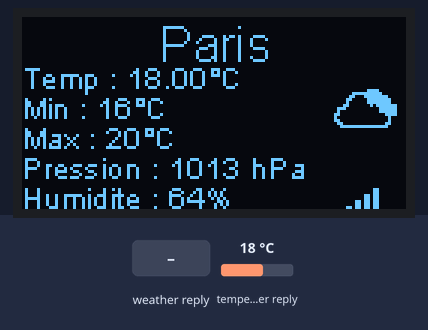
Bench run of a sketch on a simulated ESP32. Shown: 128×64 one-colour display. The test bench sets the inputs (shaded band); at power-on: temperature in the weather reply 18 °C. WiFi joins after 1.5 s; servers stay silent unless stated; EEPROM starts erased; web services answer with replies made up by the test bench; what the sketch prints to the serial monitor is not drawn.

Above: at 6.7 s.
6.8 s: temperature in the weather reply set to -14 °C
At 16.7 s:
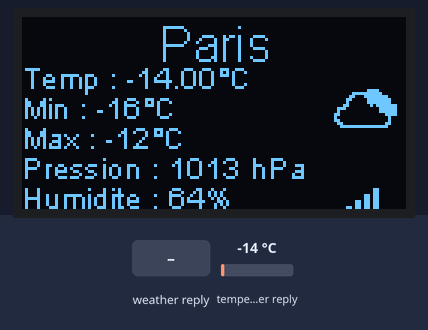
17.5 s: weather in the web reply set to Clear
At 27.4 s:
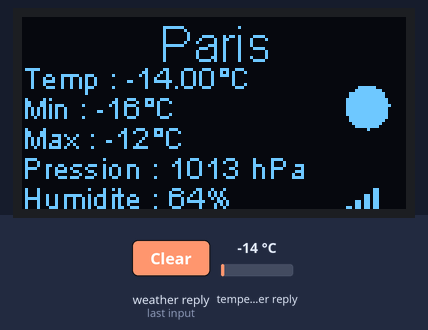
27.7 s: weather in the web reply set to Rain
At 37.1 s:
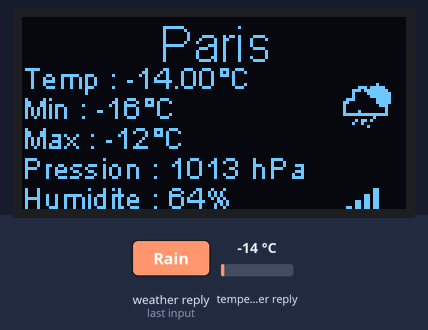
37.9 s: temperature in the weather reply set to 14 °C
At 47.8 s:
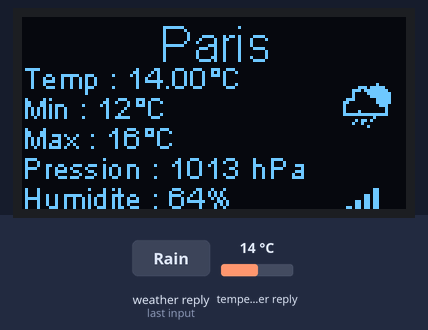
48.1 s: weather in the web reply set to Snow
At 57.4 s:
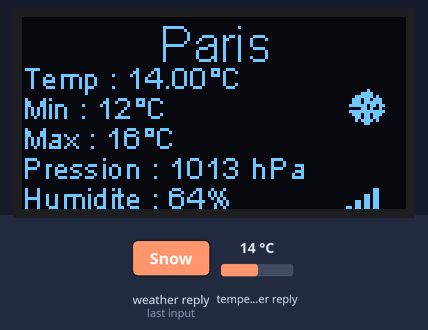
58.3 s: weather in the web reply set to Thunderstorm
At 69.0 s:
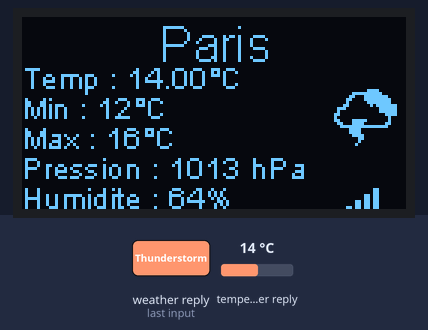
Timing chart, 0 to 70.5 s (numbered marks = the images above; inputs shaded):
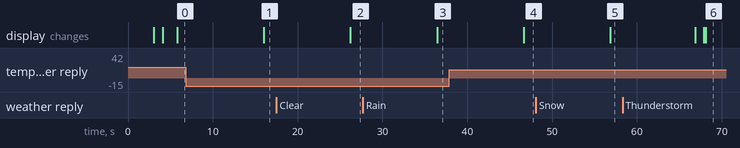

The sketch:

esp32-oled-weather-station.ino
```cpp
#include <ArduinoJson.h>
#include "WiFiProv.h"
#include "WiFi.h"
#include <Preferences.h>
#include <HTTPClient.h>
#include "images.h"
#include "heltec.h"

const char *pop = "abcd1234";           // Proof of possession - otherwise called a PIN - string provided by the device, entered by the user in the phone app
const char *service_name = "PROV_123";  // Name of your device (the Espressif apps expects by default device name starting with "Prov_")
const char *service_key = NULL;         // Password used for SofAP method (NULL = no password needed)
bool reset_provisioned = true;          // When true the library will automatically delete previously provisioned data.
Preferences preferences;
String ssid;
String password;

String town = "Paris";  // EDIT <<<<  your city/town/location name
String Country = "fr";  // EDIT <<<< your country code

String URL = "https://api.openweathermap.org/data/2.5/weather?q=" + town + "," + Country + "&units=metric&lang=fr&appid=";  // URL vers l'API OWM
String ApiKey = "87f121125e92dcf8b25757048ada5ef3";                                                                         // Cle API de OWM

int cycle = 0;  // Init du cycle pour la mise en veille

// Logo de demarrage de l'application
void logo() {
  Heltec.display->clear();
  Heltec.display->drawXbm(0, 0, logo_meteo_width, logo_meteo_height, (const unsigned char *)logo_meteo_bits);
  Heltec.display->display();
}

void displayWeather(String payload) {
  Heltec.display->clear();  // on efface l'affichage
  StaticJsonDocument<2048> doc;
  auto error = deserializeJson(doc, payload);  // debut du parsing JSON
  if (error) {
    Serial.print(F("deserializeJson() Erreur code : "));
    Serial.println(error.c_str());
    return;
  } else {
    const char *location = doc["name"];  // Le lieu
    Heltec.display->setTextAlignment(TEXT_ALIGN_CENTER);
    Heltec.display->setFont(ArialMT_Plain_16);
    Heltec.display->drawString(64, 0, location);
    Heltec.display->setTextAlignment(TEXT_ALIGN_LEFT);
    Heltec.display->setFont(ArialMT_Plain_10);
    JsonObject data = doc["main"];
    float temperature = data["temp"];
    int mini = data["temp_min"];
    int maxi = data["temp_max"];
    int pressure = data["pressure"];
    int humidity = data["humidity"];
    Heltec.display->drawString(0, 14, "Temp : " + (String)temperature + "°C");
    Heltec.display->drawString(0, 24, "Min : " + (String)mini + "°C");
    Heltec.display->drawString(0, 34, "Max : " + (String)maxi + "°C");
    Heltec.display->drawString(0, 44, "Pression : " + (String)pressure + " hPa");
    Heltec.display->drawString(0, 54, "Humidite : " + (String)humidity + "%");
    JsonObject weather = doc["weather"][0];
    String sky = weather["icon"];
    displayIcon(sky);
    signalBars();               // Affichage de la qualite du signal wifi
    Heltec.display->display();  // Affichage de l'ecran meteo
  }
}

// Pictogramme meteo
void displayIcon(String sky) {
  String sk = sky.substring(0, 2);
  const char *icon;
  switch (sk.toInt()) {
    case 1:
      icon = one_bits;
      break;
    case 2:
      icon = two_bits;
      break;
    case 3:
      icon = three_bits;
      break;
    case 4:
      icon = four_bits;
      break;
    case 9:
      icon = nine_bits;
      break;
    case 10:
      icon = ten_bits;
      break;
    case 11:
      icon = eleven_bits;
      break;
    case 13:
      icon = thirteen_bits;
      break;
    case 50:
      icon = fifty_bits;
      break;
    default:
      icon = nothing_bits;  // pas d'icône trouvee
      break;
  }
  Heltec.display->drawXbm(100, 15, 30, 30, (const unsigned char *)icon);
}

// Intensite du signal wifi
void signalBars() {
  long rssi = WiFi.RSSI();
  int bars;
  if (rssi > -55) {
    bars = 5;
  } else if (rssi< -55 & rssi > - 65) {
    bars = 4;
  } else if (rssi< -65 & rssi > - 70) {
    bars = 3;
  } else if (rssi< -70 & rssi > - 78) {
    bars = 2;
  } else if (rssi< -78 & rssi > - 82) {
    bars = 1;
  } else {
    bars = 0;
  }
  for (int b = 0; b <= bars; b++) {
    Heltec.display->fillRect(105 + (b * 3), 65 - (b * 2), 2, b * 2);
  }
}

void lightSleep() {
  Serial.println(F("light sleep"));
  esp_sleep_enable_ext0_wakeup(GPIO_NUM_0, 0);
  esp_sleep_enable_gpio_wakeup();
  Heltec.display->displayOff();
  int ls = esp_light_sleep_start();
  Serial.printf("light_sleep: %d\n", ls);
  Heltec.display->displayOn();
}

void CredsRecvEvent(arduino_event_t *sys_event) {
  Serial.println(F("\nReceived Wi-Fi credentials"));
  Serial.print(F("\tSSID : "));
  Serial.println((const char *)sys_event->event_info.prov_cred_recv.ssid);
  Serial.print(F("\tPassword : "));
  Serial.println((char const *)sys_event->event_info.prov_cred_recv.password);

  Serial.println(F("They are now stored in flash memory"));
  preferences.putString("ssid", (const char *)sys_event->event_info.prov_cred_recv.ssid);
  preferences.putString("password", (char const *)sys_event->event_info.prov_cred_recv.password);
}

void setup() {
  // Initialisation ecran oled
  Heltec.begin(true /* DisplayEnable */, false /* LoRaDisable */, true /* SerialEnable */);
  logo();  // Affiche le "splash screen"
  delay(3000);
  // Nettoyer ecran
  Heltec.display->clear();

  Serial.begin(115200);
  preferences.begin("credentials", false);

  ssid = preferences.getString("ssid", "");
  password = preferences.getString("password", "");

  if (ssid == "" || password == "") {
    Heltec.display->clear();
    Heltec.display->drawString(0, 0, "No value saved for ssid or");
    Heltec.display->drawString(0, 16, "password.");
    Heltec.display->display();
  } else {
    Heltec.display->clear();
    Heltec.display->drawString(0, 0, "Wi-Fi credentials found.");
    Heltec.display->drawString(0, 16, "Trying to connect to: ");
    Heltec.display->drawString(0, 32, ssid);
    Heltec.display->display();
    delay(500);
    WiFi.begin(ssid.c_str(), password.c_str());

    // On verifie que les credentiels en memoire permettent la connexion.
    byte count = 0;
    while (WiFi.status() != WL_CONNECTED && count < 10) {
      delay(500);
      count++;
      Serial.print(".");
    }
    WiFi.onEvent(CredsRecvEvent, ARDUINO_EVENT_PROV_CRED_RECV);
    if (count < 10) {
      Heltec.display->clear();
      Heltec.display->drawString(0, 0, "Connected to access point!");
      Heltec.display->display();
      delay(500);
      return;
    }
    Heltec.display->clear();
    Heltec.display->drawString(0, 0, "Stored credentials seem");
    Heltec.display->drawString(0, 16, "incorrect or known AP");
    Heltec.display->drawString(0, 32, "is not disponible.");
  }
  // Echec de connexion
  delay(1000);
  Heltec.display->clear();
  Heltec.display->drawString(0, 0, "Please use Espressif");
  Heltec.display->drawString(0, 16, "application for BLE");
  Heltec.display->display();
  // UUID
  uint8_t uuid[16] = { 0xb4, 0xdf, 0x5a, 0x1c, 0x3f, 0x6b, 0xf4, 0xbf,
                       0xea, 0x4a, 0x82, 0x03, 0x04, 0x90, 0x1a, 0x02 };
  WiFiProv.beginProvision(NETWORK_PROV_SCHEME_BLE, NETWORK_PROV_SCHEME_HANDLER_FREE_BLE, NETWORK_PROV_SECURITY_1, pop, service_name, service_key, uuid, reset_provisioned);

  while (WiFi.status() != WL_CONNECTED) {
    delay(500);
  }
}

void loop() {
  WiFi.onEvent(CredsRecvEvent, ARDUINO_EVENT_PROV_CRED_RECV);
  // Si connexion au wifi
  if (WiFi.status() == WL_CONNECTED) {

    HTTPClient http;

    // URL de la requete HTTP + clef API
    http.begin(URL + ApiKey);

    // Demarrage connexion
    int httpCode = http.GET();

    // Si erreur, httpcode est negatif
    if (httpCode > 0) {

      // Lecture des donnees comme une chaine json
      String JSON_Data = http.getString();
      displayWeather(JSON_Data);

    } else {
      Heltec.display->clear();
      Heltec.display->setTextAlignment(TEXT_ALIGN_CENTER);
      Heltec.display->setFont(ArialMT_Plain_16);
      Heltec.display->drawString(64, 4, "Reconnexion");
      Heltec.display->drawString(64, 20, "au service météo");
      Heltec.display->drawString(64, 36, "Patientez...");
      Heltec.display->display();
      cycle = 0;  // On ne repasse pas en veille tant que nous sommes en erreur de requete http
      Serial.println(F("Erreur requete HTTP"));
    }

    http.end();  // liberation des ressources
  } else {
    Heltec.display->clear();
    Heltec.display->setTextAlignment(TEXT_ALIGN_CENTER);
    Heltec.display->setFont(ArialMT_Plain_16);
    Heltec.display->drawString(64, 4, "Reconnexion");
    Heltec.display->drawString(64, 20, "au Wifi");
    Heltec.display->drawString(64, 36, "Patientez...");
    Heltec.display->display();
    Serial.println("Erreur connexion Wifi");
    cycle = 0;  // On ne passe pas en veille tant que la connexion wifi n'est pas etablie
  }

  //Wait for 10 seconds
  delay(10000);
  cycle++;
  Serial.print("Cycle = ");
  Serial.println(cycle);
  if (cycle >= 6) {  // Declenchement de la veille au bout de la 6eme boucle
    cycle = 0;
    lightSleep();
  }
}
```

Source omitted: images.h (data table, 13282 bytes)

Measured:
- after the input at 6.8 s, the display: changes after 9.2 s (image 1)
- after the input at 17.5 s, the display: changes after 8.7 s (image 2)
- after the input at 27.7 s, the display: changes after 8.7 s (image 3)
- after the input at 37.9 s, the display: changes after 8.8 s (image 4)
- after the input at 48.1 s, the display: changes after 8.8 s (image 5)
- after the input at 58.3 s, the display: first differs from a run without the input after 9.8 s (image 6)
